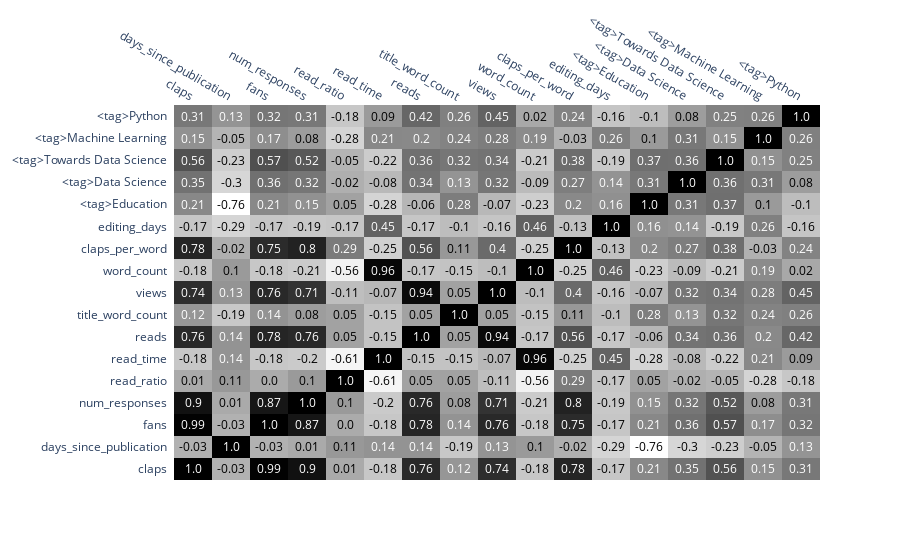
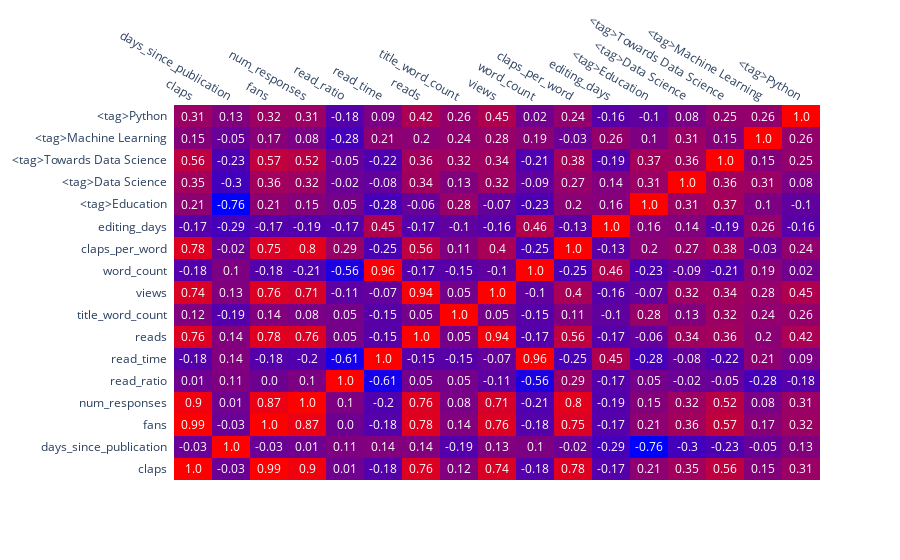
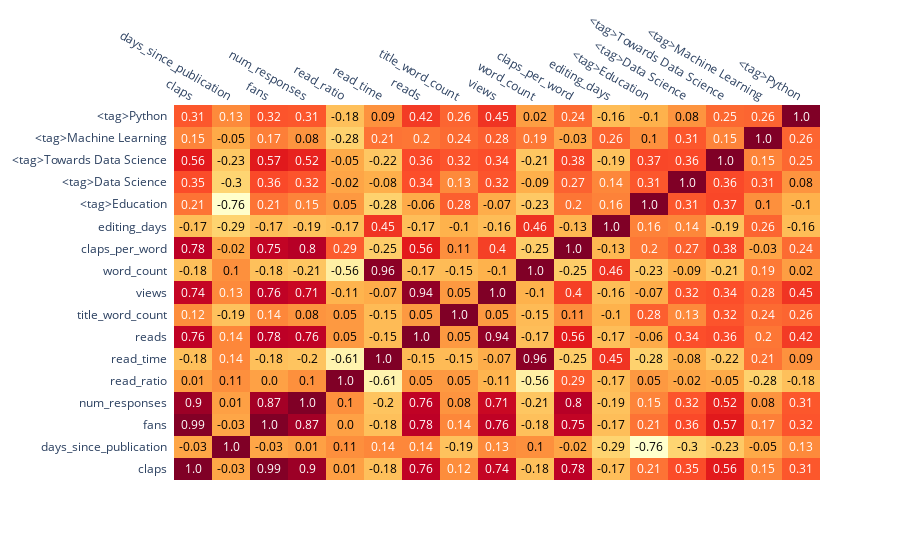
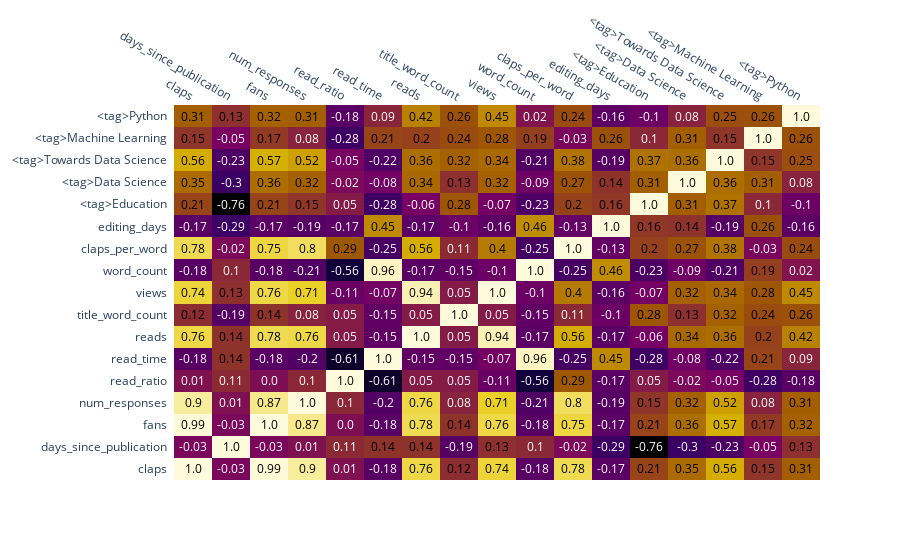

Notebook source saved alongside these figures, in order:
### Markdown cell above
In a similar fashion to the previous example, we can create a customisable heatmap of correlations:

### Code cell
cscales = ['Greys', 'YlGnBu', 'Greens', 'YlOrRd', 'Bluered', 'RdBu',
            'Reds', 'Blues', 'Picnic', 'Rainbow', 'Portland', 'Jet',
            'Hot', 'Blackbody', 'Earth', 'Electric', 'Viridis', 'Cividis']

# We use the Figure Factory module of Plotly, which
# defines many unique and powerful plots to be used
# in Python. 
# For more info, see: https://plot.ly/python/figure-factory-subplots/
import plotly.figure_factory as ff

corrs = df.corr(numeric_only=True)

@interact
def plot_corrs(colorscale=cscales):
    figure = ff.create_annotated_heatmap(z = corrs.round(2).values, 
                                     x =list(corrs.columns), 
                                     y=list(corrs.index), 
                                     colorscale=colorscale,
                                     annotation_text=corrs.round(2).values)
    iplot(figure)
    ## If you are using Google Colab, comment out the above line of code and uncomment the line below
    #figure.show(renderer="colab")
